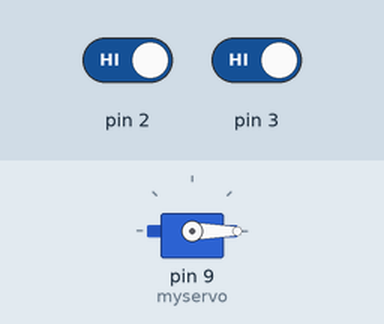
Recording of a sketch running on a simulated Arduino Uno, built with avr-gcc and run on an emulated ATmega328P. On the bench: servo. The test bench sets the inputs (shaded band); at power-on: pin 2 HIGH, pin 3 HIGH.

Above: at 1.2 s.
1.3 s: pin 2 driven LOW
At 1.8 s:
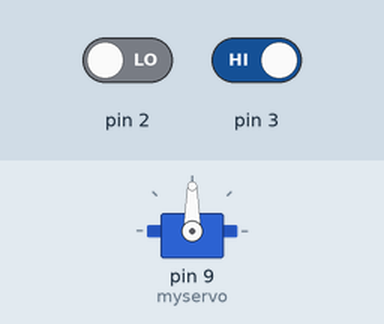
3.5 s: pin 3 driven LOW
At 3.9 s:
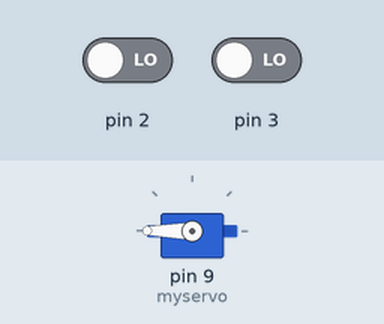
Timing chart, 0 to 6.5 s (numbered marks = the images above; inputs shaded):
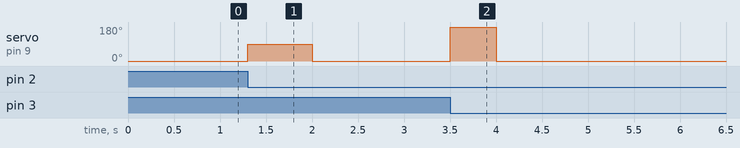

The sketch:

LAB5-3.ino
```cpp
#include <Servo.h>
Servo myservo; //ประกาศตัวแปรแทน Servo
void setup()
{
  myservo.attach(9); // กำหนดขา 9 ควบคุม Servo
  attachInterrupt(0, servo90, FALLING );
  attachInterrupt(1, servo180, FALLING );
}
void loop()
{
  myservo.write(0); // สั่งให้ Servo หมุนไปองศาที่ 0
  delay(1000); // หน่วงเวลา 1000ms


}

void servo90() {
  myservo.write(90); // สั่งให้ Servo หมุนไปองศาที่ 90
  delay(1000); // หน่วงเวลา 1000ms
}

void servo180(){
  myservo.write(180); // สั่งให้ Servo หมุนไปองศาที่ 180
  delay(1000); // หน่วงเวลา 1000ms
}
```

Measured:
- after the input at 1.3 s, servo on pin 9 (myservo): 0° → 90° at once, → 0° 0.70 s later
- after the input at 3.5 s, servo on pin 9 (myservo): 0° → 180° at once, → 0° 0.50 s later
